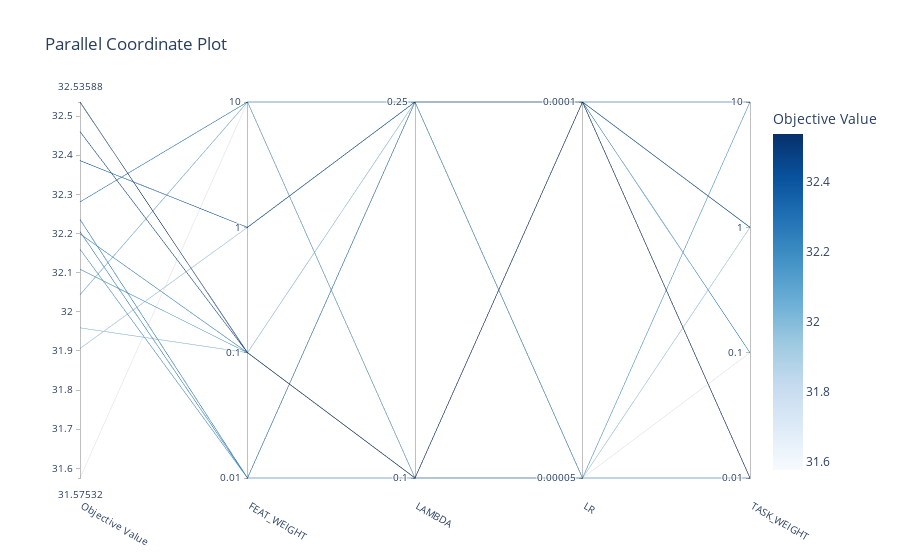

Notebook code for this chart:
### Code cell
fig = optuna.visualization.plot_parallel_coordinate(study)
fig.show()

### Figure 1 — Plotly figure (JSON) as saved in the notebook; plotly's stock layout.template omitted (floating-point values rounded to 4 significant figures)
{"data": [{"dimensions": [{"label": "Objective Value", "range": [31.58, 32.54], "values": [32.24, 32.16, 32.2, 32.54, 32.11, 32.46, 32.2, 31.96, 31.91, 32.39, 31.58, 32.04, 32.28]}, {"label": "FEAT_WEIGHT", "range": [0, 3], "ticktext": [0.01, 0.1, 1, 10], "tickvals": [0, 1, 2, 3], "values": [0, 0, 0, 1, 1, 1, 1, 1, 2, 2, 3, 3, 3]}, {"label": "LAMBDA", "range": [0, 1], "ticktext": [0.1, 0.25], "tickvals": [0, 1], "values": [0, 1, 1, 0, 0, 0, 0, 1, 1, 1, 0, 0, 1]}, {"label": "LR", "range": [0, 1], "ticktext": [5e-05, 0.0001], "tickvals": [0, 1], "values": [0, 0, 1, 1, 1, 1, 1, 1, 0, 1, 0, 1, 1]}, {"label": "TASK_WEIGHT", "range": [0, 3], "ticktext": [0.01, 0.1, 1, 10], "tickvals": [0, 1, 2, 3], "values": [0, 3, 1, 0, 0, 0, 0, 0, 2, 2, 1, 2, 3]}], "labelangle": 30, "labelside": "bottom", "line": {"color": [32.24, 32.16, 32.2, 32.54, 32.11, 32.46, 32.2, 31.96, 31.91, 32.39, 31.58, 32.04, 32.28], "colorbar": {"title": {"text": "Objective Value"}}, "colorscale": [[0, "rgb(247,251,255)"], [0.125, "rgb(222,235,247)"], [0.25, "rgb(198,219,239)"], [0.375, "rgb(158,202,225)"], [0.5, "rgb(107,174,214)"], [0.625, "rgb(66,146,198)"], [0.75, "rgb(33,113,181)"], [0.875, "rgb(8,81,156)"], [1, "rgb(8,48,107)"]], "reversescale": false, "showscale": true}, "type": "parcoords"}], "layout": {"title": {"text": "Parallel Coordinate Plot"}}}
